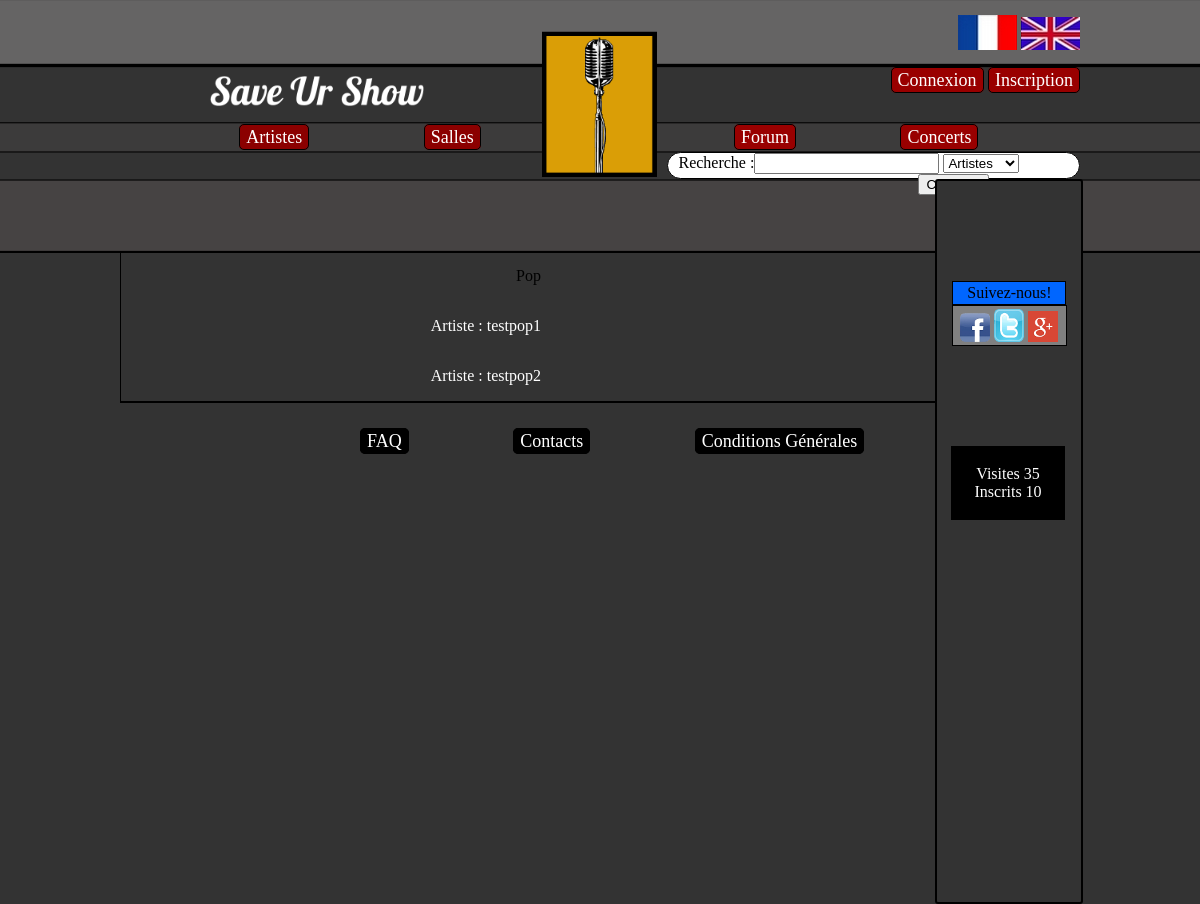
The app's page /SaveUrShow/index.php?page=genre&genre=pop with its own data.
### tables this page shows
CREATE TABLE IF NOT EXISTS `statistique` (
  `ID` int(11) NOT NULL AUTO_INCREMENT,
  `nombre_inscrit` int(11) DEFAULT NULL,
  `nombre_visite` int(11) DEFAULT NULL,
  PRIMARY KEY (`ID`)
);

CREATE TABLE IF NOT EXISTS `artiste` (
  `ID` int(11) NOT NULL AUTO_INCREMENT,
  `nom_artiste` varchar(25) NOT NULL,
  `date_ajout_artiste` datetime DEFAULT NULL,
  `image_artiste` varchar(255) DEFAULT NULL,
  `bio_artiste` text,
  `ID_genre` int(11) NOT NULL,
  PRIMARY KEY (`ID`)
);

### SaveUrShow/controleurs/genre.php (called while the page is built)
<?php
	include('modeles/modele_recherche.php');
	$genre = $_GET['genre'];
	$ID=searchGenre($genre);
	$reqGenre=searchIDArtiste($ID['ID']);
	include('vues/header.php');
	include('vues/vue_resultatGenre.php');
	include('vues/footer.php');
 ?>

### SaveUrShow/controleurs/fr.php (called while the page is built, shortened)
<?php
	$CONNEXION = 'Connexion';
	$INSCRIPTION = 'Inscription';
	$TXT_ARTISTES = 'Artistes';
	$TXT_SALLES = 'Salles';
	$TXT_CONCERTS = 'Concerts';
	$TXT_FORUM = 'Forum';
	$RECHERCHE = 'Recherche :';
	$TXT_SUIVRE = 'Suivez-nous!';
	$TXT_CONNECTES = 'Visites';
	$TXT_INSCRITS = 'Inscrits';
	$TXT_ARTISTE = 'Artiste';
$POP = 'Pop';
 ?>

### SaveUrShow/modeles/modele_stat.php (called while the page is built, shortened)
<?php
	function nbrVisite(){
	global $bdd;
	$req = $bdd -> prepare("SELECT nombre_visite FROM statistique");
	$req -> execute();
	$res = $req->fetch();
	return $res[0];
	}
	function nbrInscrit(){
		global $bdd;
		$req = $bdd -> prepare("SELECT count(ID) FROM membre");
		$req -> execute();
	$res = $req->fetch();
	return $res['count(ID)'];
	}
 ?>

### SaveUrShow/modeles/modele_recherche.php (called while the page is built, shortened)
<?php
	function searchGenre($genre){
		global $bdd;
			$req = $bdd -> query("SELECT ID FROM genre WHERE genre like '%$genre%'");
			 $data=$req->fetch();
			return $data;
	}
	function searchIDArtiste($ID){
		global $bdd;
			$req = $bdd -> query("SELECT nom_artiste FROM artiste WHERE ID_genre = '$ID'");
			return $req;
	}
?>

### SaveUrShow/vues/vue_resultatGenre.php (the view)
<?php
	if ($genre == 'pop'){
		echo '<p class="standard"> '.$POP.'';
	}
	elseif ($genre == 'classique') {
		echo '<p class="standard"> '.$CLASSIC.'';
	}
	elseif ($genre == 'worldMusic') {
		echo '<p class="standard"> '.$_MUSIQUE_MONDE.'';
	}
	elseif ($genre == 'metal') {
		echo '<p class="standard"> '.$METAL.'';
	}
	elseif ($genre == 'reggae') {
		echo '<p class="standard"> '.$REGGAE.'';
	}
	elseif ($genre == 'variete') {
		echo '<p class="standard"> '.$VARIETE.'';
	}
	elseif ($genre == 'alternatif') {
		echo '<p class="standard"> '.$ALTERNATIF.'';
	}
	elseif ($genre == 'electro') {
		echo '<p class="standard"> '.$ELECT.'';
	}
	elseif ($genre == 'rb') {
		echo '<p class="standard"> '.$_R_B.'';
	}
	elseif ($genre == 'jazz') {
		echo '<p class="standard"> '.$JAZZ.'';
	}
	elseif ($genre == 'rap') {
		echo '<p class="standard"> '.$RAP.'';
	}
	elseif ($genre == 'rock') {
		echo '<p class="standard"> '.$ROCK.'';
	}
	foreach ($reqGenre as $nom_artiste) {
				echo '<p class="standard"> <a href="?page=artiste&artiste='.$nom_artiste['nom_artiste'].'"> '.$TXT_ARTISTE.' : '.$nom_artiste['nom_artiste'].'</a><br /></p>';
			}
 ?>

### SaveUrShow/vues/header.php (shortened to what this page needs)
<!doctype html>
<html lang="en">
<head>
<link rel="stylesheet" href="ressources/style.css" type="text/css" media="screen" />
<body>
<header>
	<div id="logo">
	</div>
	<a href="?page=accueil"><div id="nom">
	</div></a>
	<div id="drapeau">
	<a href="?page=select_lang&lang=fr"> <img src="ressources/image/drap_fr.png" alt="Version Française" /></a>
	<a href="?page=select_lang&lang=en"> <img src="ressources/image/drap_en.png" alt="Version Anglaise"/></a>
	</div>
	<div id="connexion">
		<ul>
			<?php
			if (!isset($_SESSION['pseudo'])){
				echo '
				<li class="zone1"><a href="?page=connexion">'.$CONNEXION.'</a></li>
				<li class="zone1"><a href="?page=inscription">'.$INSCRIPTION.'</a></li>';
			}else{
				echo'
				<li class="zone1"><a href="?page=profil&profil='.$_SESSION['pseudo'].'">'.$_SESSION['pseudo'].'</a></li>
				<li class="zone1"><a href="?page=deconnexion">'.$DECONNEXION.'</a></li>';
			}
			 ?>
		</ul>
	</div>
	<div id="artistes_salles">
		<ul>
			<li class="boutons1"><a href="?page=listeartiste"><?php echo $TXT_ARTISTES;?></a></li>
			<li class="boutons1"><a href="?page=listeSalles"><?php echo $TXT_SALLES;?></a></li>
		</ul>
	</div>
	<div id="forum_concerts">
		<ul>
			<li class="boutons2"><a href="?page=forum"><?php echo $TXT_FORUM;?></a></li>
			<li class="boutons2"><a href="?page=listeConcerts"><?php echo $TXT_CONCERTS;?></a></li>
		</ul>
	</div>
	<div class="Rechercher">
			<form action="index.php?page=recherche" method="post" name="Recherche">
			<label><?php echo $RECHERCHE;?></label><input type="text" name="mot_cle" id="mot_cle"/>
					<select name="type_recherche">
						<option value="1"><?php echo $TXT_ARTISTES;?></option>
					</select>
			</form>
	</div>
	<span id="bordure">
	<div id="Suivre"><span class="a3"><?php echo $TXT_SUIVRE;?></span>
	</div>
	<div class="reseaux">
		<div> <a href="https://www.facebook.com/pages/Save-Ur-Show/281799091982222?fref=ts"> <img class="reseauxsociaux" src="ressources/image/facebook.png" /></a> <span></span>
		</div>
		<div> <a href="https://twitter.com/SaveUrShow01"> <img class="reseauxsociaux" src="ressources/image/twitter.png"/></a> <span></span>
		</div>
		<div> <a href="https://plus.google.com/"> <img class="reseauxsociaux" src="ressources/image/g.png"/></a> <span></span>
		</div>
	</div>
	<div class="statistique">
		<p> <?php echo $TXT_CONNECTES;?> <?php echo $nbrVisite; ?> <br />
			<?php echo $TXT_INSCRITS;?> <?php echo $nbrInscrit; ?>
		</p>
	</div>
	</span>
</header>
<div id="contenu">

### SaveUrShow/ressources/style.css (style rules this page uses)
body { background-size: 250px; background-image:url(image/haut.png); background-position:center top; background-repeat: repeat-x; background-color: #333333; margin:auto; width: 960px; }
#logo { background-size: 12%; margin:auto; height: 200px; background-image: url(image/Logo.png); background-position: center; background-repeat: no-repeat; }
#nom { background-size: 230px; margin-left: 90px; margin-top:-140px; height: 70px; width:30%; background-image: url(image/Titre.png); background-position: left top; background-repeat: no-repeat; }
#drapeau { float:right; margin-top:-115px; margin-right:0px; }
#connexion ul { color:black; font-size: 18px; float:left; }
#connexion { float:right; margin-right:0px; margin-top:-78px; }
.zone1 { display:inline; width:20%; background-color:#990000; text-align:center; padding:2px 6px 2px 6px; border-style:solid; border-width:1px; border-radius:5px; }
#artistes_salles ul { width: 90%; font-size: 18px; float:right; }
#artistes_salles { float:left; margin-left:80px; margin-top:-21px; }
.boutons1 { display:inline; width:20%; background-color:darkred; text-align:center; padding:2px 6px 2px 6px; border-style:solid; border-width:1px; border-radius:5px; margin-right:110px; }
#forum_concerts ul { display:inline-block; width: 90%; font-size: 18px; float:right; }
#forum_concerts { float:right; margin-top:-21px; }
.boutons2 { display:inline; width:20%; background-color:#990000; text-align:center; padding:2px 6px 2px 6px; border-style:solid; border-width:1px; border-radius:5px; margin-right: 100px; }
.Rechercher { display:block; width:16.1%; height: 23px; background-color:white; text-indent: -240px; padding:0px 6px 2px 250px; border-style:solid; border-width:1px; border-radius:15px; margin-right: 0px; float:right; margin-top:-14px; }
#Suivre { position:relative; width:100px; background-color:#0066FF; text-align:center; padding:2px 6px 2px 6px; border-style:solid; border-width:1px; margin: auto; margin-top:100px; }
.reseaux { position:relative; display:block; width:70%; background-color:grey; text-align:center; padding:2px 6px 2px 6px; border-style:solid; border-width:1px; height: 35px; margin:auto; }
.reseaux div { display:inline-block; }
.reseauxsociaux { width:30px; margin: 0px; margin-top:1px; display: block; margin-left: 0px; }
.statistique { position:relative; width:70%; background-color:ThreeDDarkShadow; text-align:center; padding:2px 6px 2px 6px; border-style:solid; border-width:1px; float:right; margin-left:16px; margin-right:16px; margin-top:100px; margin-bottom: 100px; }
#bordure { position:relative; display:inline-block; width: 15%; height: 721px; margin-top:13px; margin-right:-416px; background-color: #333333; border-style: solid; border-radius: 3px; border-width: 2px; float:right; border-color: black; }
a { text-decoration:none; color:#FFFFFF; }
.statistique p { color:#FFFFFF; }
#contenu { margin-top:121px; border-bottom-style:solid; border-bottom-color:#000000; border-bottom-width:2px; border-left-style:solid; border-left-color:#000000; border-left-width:1px; margin-right:143px; }
ul { list-style: none; }
.standard { display : inline-block ; width : 420px ; text-align : right ; }

### records on screen
statistique: nombre_visite "35"
artiste: nom_artiste "testpop1"
artiste: nom_artiste "testpop2"

### other values on screen
$CONNEXION "Connexion"
$INSCRIPTION "Inscription"
$TXT_ARTISTES "Artistes"
$TXT_SALLES "Salles"
$TXT_FORUM "Forum"
$TXT_CONCERTS "Concerts"
$RECHERCHE "Recherche :"
$TXT_SUIVRE "Suivez-nous!"
$TXT_CONNECTES "Visites"
$TXT_INSCRITS "Inscrits"
$nbrInscrit "10"
$POP "Pop"
$TXT_FAQ "FAQ"
$TXT_CONTACTS "Contacts"
$TXT_CG "Conditions Générales"
